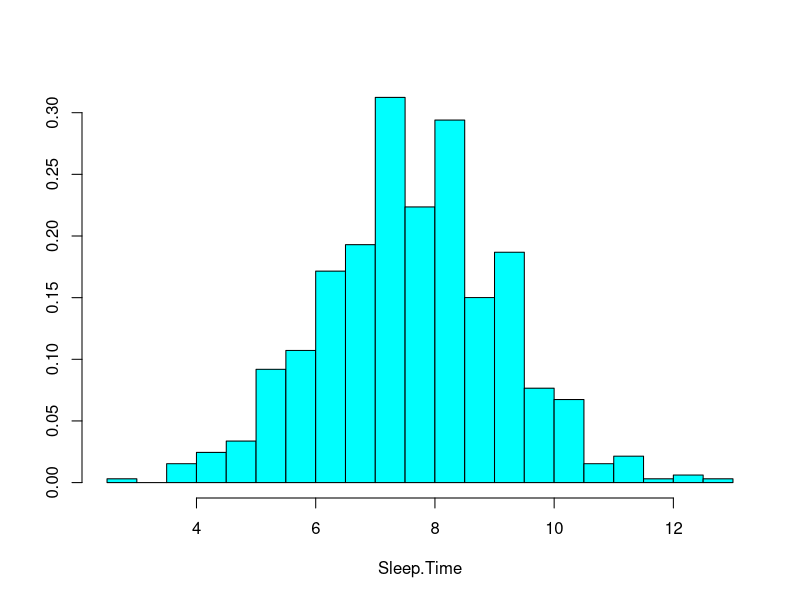
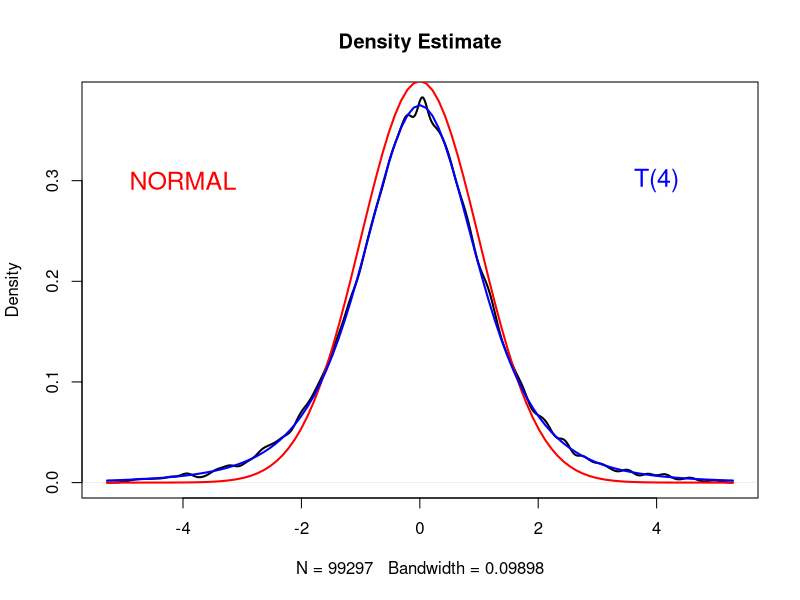
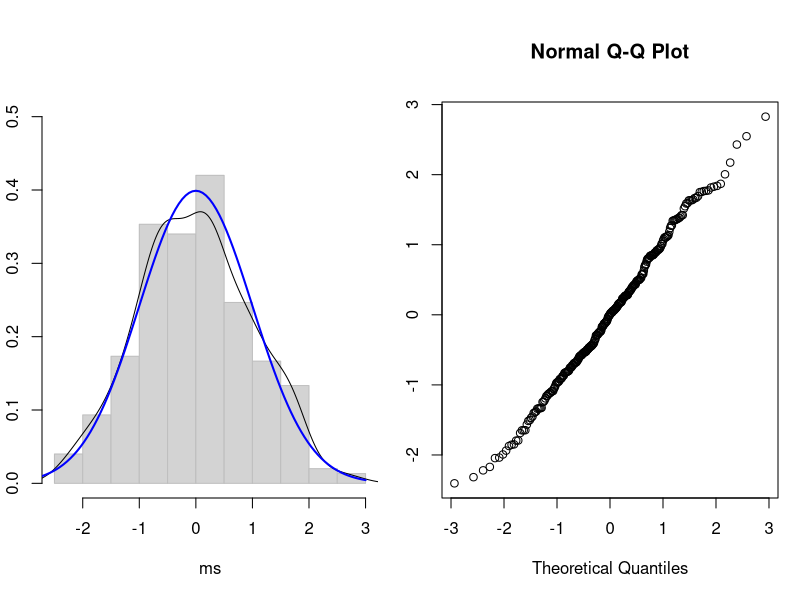
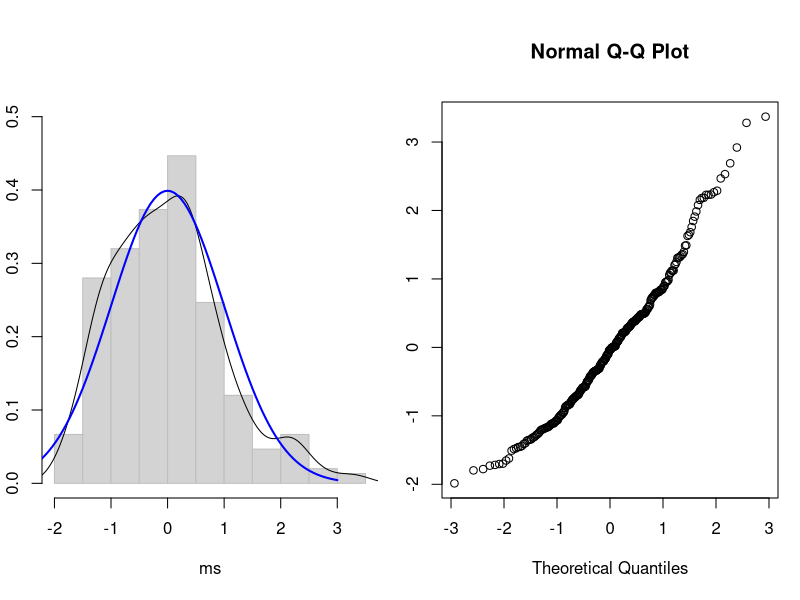
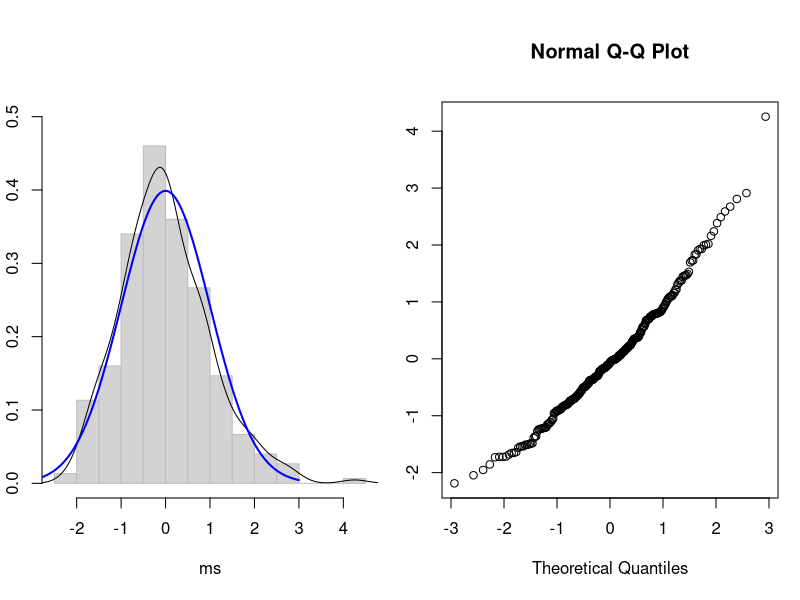
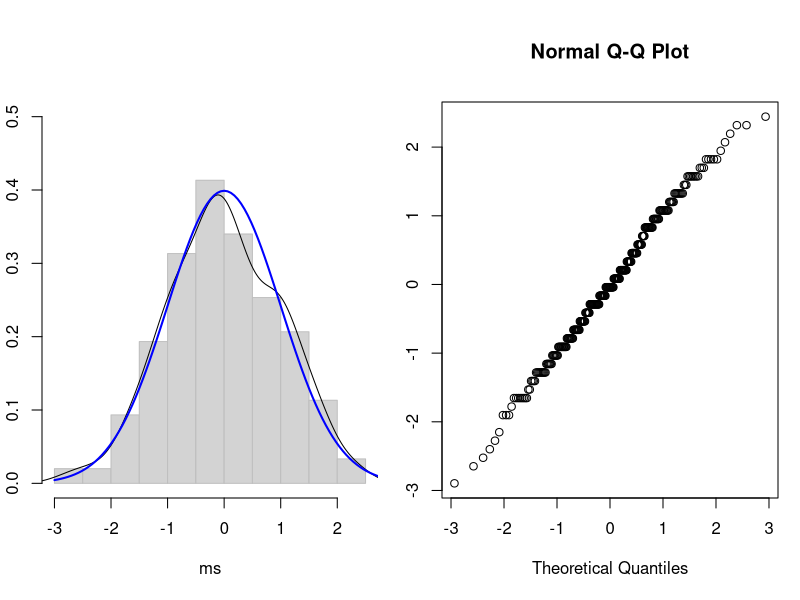
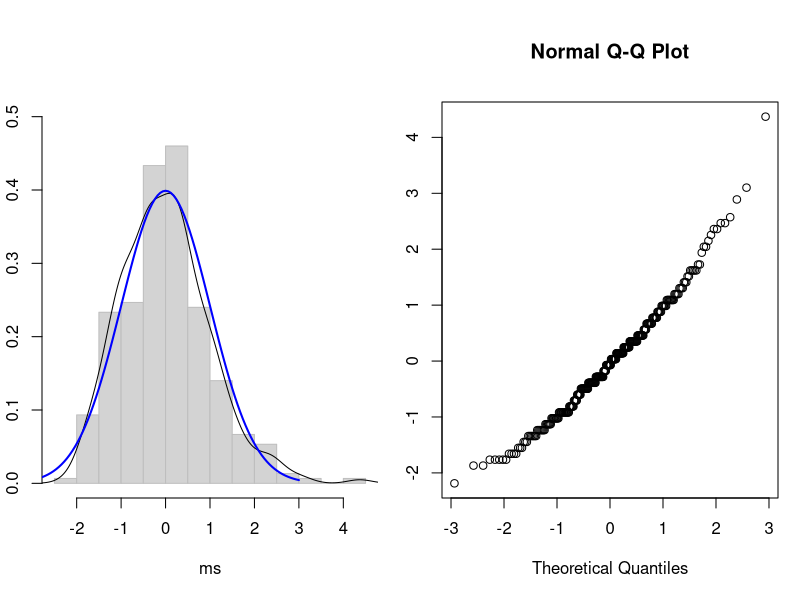

Write the R code that produced these figures, in order.
# Student's t 
#	Simulation Appliance

# Set-Up 
#	Pre-Reqs
#		Data Sources
#		Functionality
library(LearnBayes)
Sleep.Time=with(studentdata, WakeUp - ToSleep)
Sleep.Time=Sleep.Time[complete.cases(Sleep.Time)]
library(MASS)
truehist(Sleep.Time)

# Construct Simulation Core 
ST_Appliance = function(n = 5) {
  y = sample(Sleep.Time, size = n, replace = TRUE)
  sqrt(n) * (mean(y) - 7.385) / sd(y)
}

# Simulate
T = replicate(100000, ST_Appliance())
T = T[T > -5 & T < 5]  # Delete outliers to improve display

# Render Visualizations
plot(density(T), main = "Density Estimate", lwd = 2)
curve(dnorm(x), col = "red", add = TRUE, lwd = 2)
text(-4, .3, "NORMAL", cex = 1.5, col = "red")
curve(dt(x, df = 4), col = "blue", add = TRUE, lwd = 2)
text(4, .3, "T(4)", cex=1.5, col="blue")

# Central Limit Theorem 
#	Simulation Appliance

CL_Appliance = function(rfun, size=9, runs=300, title="CL Appliance",...) {
	# Initialize
	# 	Stores the means of samples
	#		'runs' 	is the no. of samples
	#		'size'	is the size of each sample
		m <- double(0);
	# Sample
	#	Sample from base distribution specified in 'rfun'
		for (i in 1:runs) m[i] =  mean(rfun(size, ...));
		ms <- scale(m);
	# Plot
		par(mfrow = c(1,2));
		par(mar = c(5,2,5,1) + 0.1)
		# Base: Histogram, Population
		  hist(ms, probability = TRUE, col = "light grey", border = "grey", main = NULL, ylim = c(0,0.5));
		# Overlay: Density Function, Population
		  lines(density(ms));
		# Overlay: Normal Distribution, Sample
		  curve(dnorm(x,0,1), -3, 3, col = "blue", lwd = 2, add = TRUE);
		# Add: Q-Q Plot
		  qqnorm(ms);
};
CL_Appliance(runif);
CL_Appliance(rexp);
CL_Appliance(rexp, rate = 4);
CL_Appliance(rpois, lambda = 7);
CL_Appliance(rpois, lambda = 9);
